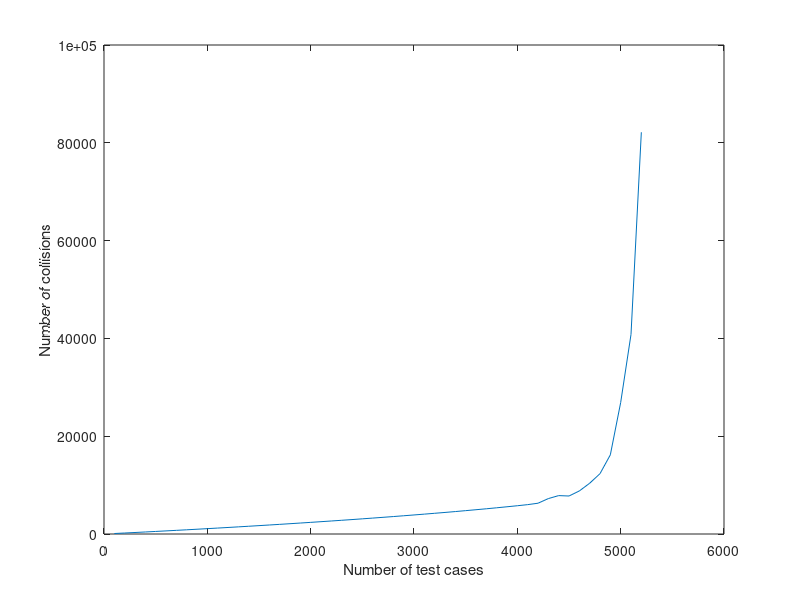
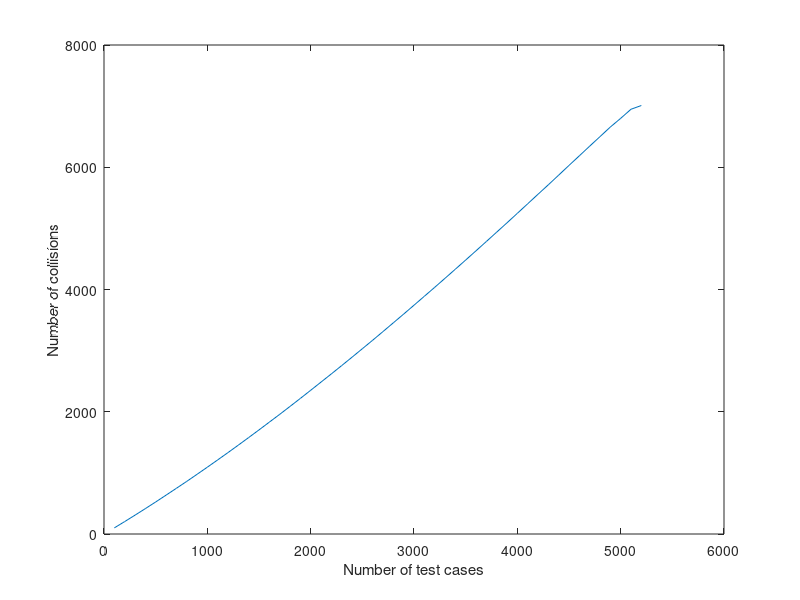
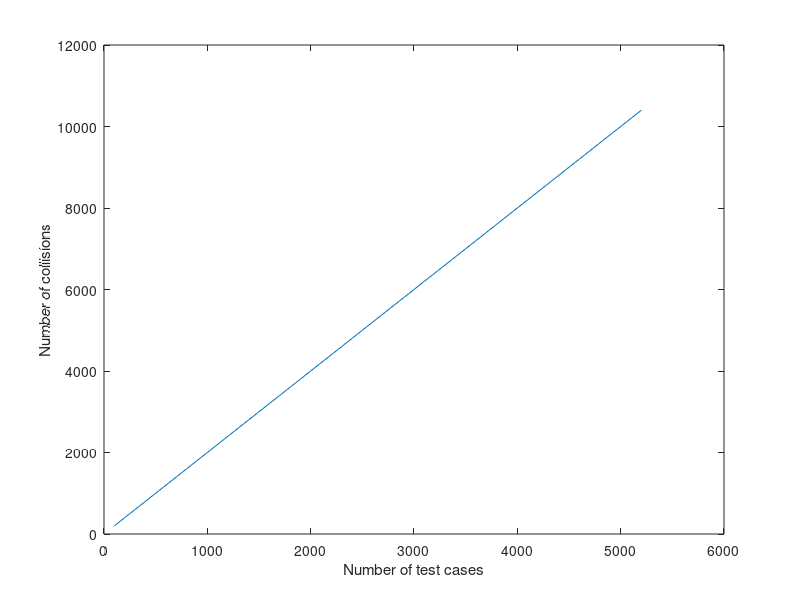

Recreate these plots in MATLAB, in order.
data = [100,203,308,415,524,635,747,861,977,1095,1215,1336,1460,1585,1713,1842,1973,2107,2243,2380,2521,2662,2806,2952,3103,3255,3411,3569,3731,3896,4064,4236,4410,4590,4777,4967,5159,5361,5569,5781,6006,6295,7243,7854,7769,8804,10381,12339,16189,26883,40808,82157,
100,203,308,415,524,635,747,860,976,1093,1212,1332,1454,1578,1703,1830,1957,2087,2218,2351,2485,2619,2755,2892,3031,3170,3312,3455,3598,3743,3889,4035,4183,4332,4482,4633,4785,4938,5091,5246,5402,5558,5713,5871,6030,6187,6345,6501,6658,6800,6949,7010,
200,400,600,800,1000,1200,1400,1600,1800,2000,2200,2400,2600,2800,3000,3200,3400,3600,3800,4000,4200,4400,4600,4800,5000,5200,5400,5600,5800,6000,6200,6400,6600,6800,7000,7200,7400,7600,7800,8000,8200,8400,8600,8800,9000,9200,9400,9600,9800,10000,10200,10400];

[m,n] = size(data);
testNum = zeros(1,n);
for i = 1:n
    testNum(i) = i * 100;
end

figure,
for i = 1:3
%     subplot(1,3,i)
    figure,
    plot(testNum, data(i,:));
    xlabel("Number of test cases");
    ylabel("Number of collisions");
end
